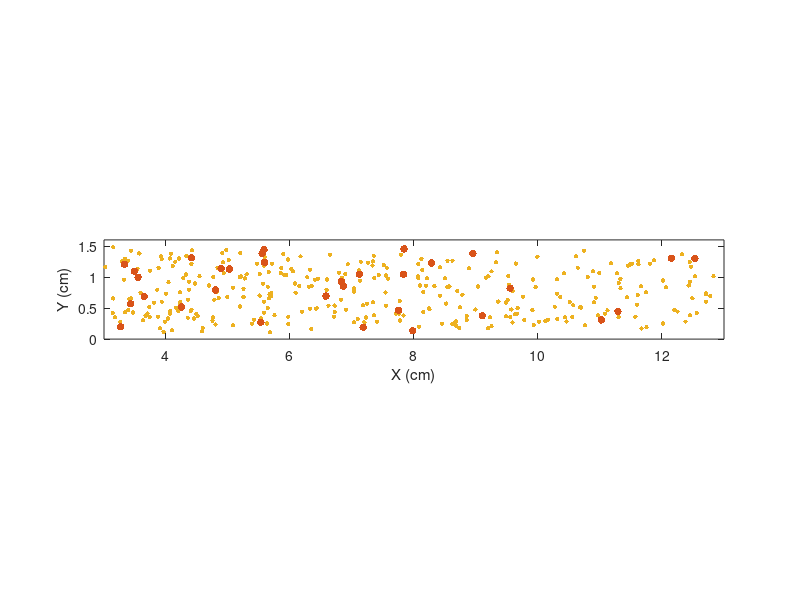

This figure's MATLAB source:
% plot one slice of hologram

hologram = 'holoquicklook_RF04_2021-06-05-20-32-53_2021-06-05-20-33-01.mat';
particles = load('holoquicklook_RF04_2021-06-05-20-32-53_2021-06-05-20-33-01.mat');

ice_indexes = (particles.ans.holonum == 22 & particles.ans.majsiz >= 3e-5);
liq_indexes = (particles.ans.holonum == 22 & particles.ans.majsiz < 3e-5);

[x_ice, y_ice, z_ice] = deal(particles.ans.xpos(ice_indexes).*100, particles.ans.ypos(ice_indexes).*100, particles.ans.zpos(ice_indexes).*100);
[x_liq, y_liq, z_liq] = deal(particles.ans.xpos(liq_indexes).*100, particles.ans.ypos(liq_indexes).*100, particles.ans.zpos(liq_indexes).*100);

% Every third ypos gets moved to the center region

% convert um to cm

fig = figure()
scatter(z_liq, x_liq+0.8, 10, [0.9290 0.6940 0.1250], "filled")
hold on
scatter(z_ice, x_ice+0.8, 30, "black", "filled")

axis equal
xlim([3 13])
ylim([0 1.6])

ylabel('Y (cm)');
xlabel('X (cm)');

box on;

f = gcf;
exportgraphics(f,'test.png','Resolution',1000)


% droplets plotted as orange dots
% ice plotted with large black dot

